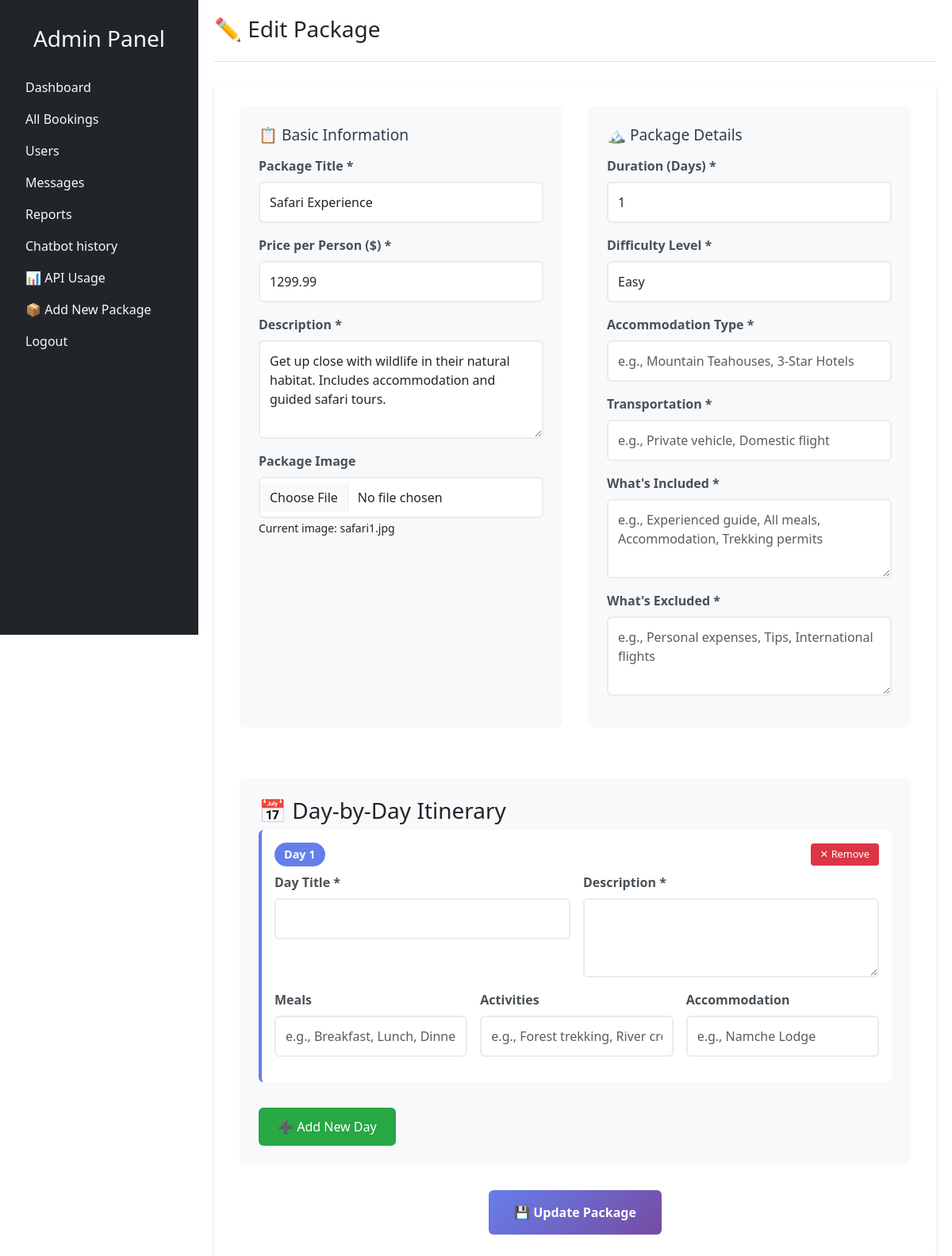
The page /admin_setup/package/package_form.php?id=4 (signed in) on the database its author committed.
### tables this page shows
CREATE TABLE packages (
    id INT AUTO_INCREMENT PRIMARY KEY,
    title VARCHAR(255) NOT NULL,
    description TEXT NOT NULL,
    price DECIMAL(10,2) NOT NULL,
    image VARCHAR(255),
    created_at TIMESTAMP DEFAULT CURRENT_TIMESTAMP,
    updated_at TIMESTAMP DEFAULT CURRENT_TIMESTAMP ON UPDATE CURRENT_TIMESTAMP,
    INDEX idx_title (title),
    INDEX idx_price (price)
);

### admin_setup/package/package_form.php (the view, shortened to what this page needs)
<?php
$isEditing = isset($_GET['id']);
$packageId = $_GET['id'] ?? null;
$package = null;
$itinerary = [];
if ($isEditing) {
    try {
        $sql = "SELECT * FROM packages WHERE id = :id";
        $stmt = $pdo->prepare($sql);
        $stmt->bindParam(':id', $packageId);
        $stmt->execute();
        $package = $stmt->fetch(PDO::FETCH_ASSOC);
        $itinerarySql = "SELECT * FROM itinerary_details WHERE package_id = :package_id ORDER BY day_number";
        $itineraryStmt = $pdo->prepare($itinerarySql);
        $itineraryStmt->bindParam(':package_id', $packageId);
        $itineraryStmt->execute();
        $itinerary = $itineraryStmt->fetchAll(PDO::FETCH_ASSOC);
    } catch (PDOException $e) {
        die("Error fetching package details: " . $e->getMessage());
    }
}
include '../component/nav_admin.php';
?>
<div class="main-content flex-grow-1 p-4">
    <div class="header mb-4">
        <h1 class="h3"><?php echo $isEditing ? '✏️ Edit Package' : '➕ Add New Package'; ?></h1>
    </div>
    <form method="POST" action="package_form.php<?php echo $isEditing ? '?id=' . $packageId : ''; ?>" enctype="multipart/form-data" class="enhanced-form">
        <div class="form-grid">
            <div class="form-section">
                <h3>📋 Basic Information</h3>
                <div class="form-group">
                    <label for="title">Package Title *</label>
                    <input type="text" name="title" id="title" class="form-control" value="<?php echo htmlspecialchars($package['title'] ?? ''); ?>" required>
                </div>
                <div class="form-group">
                    <label for="price">Price per Person ($) *</label>
                    <input type="number" name="price" id="price" class="form-control" value="<?php echo htmlspecialchars($package['price'] ?? ''); ?>" step="0.01" required>
                </div>
                <div class="form-group">
                    <label for="description">Description *</label>
                    <textarea name="description" id="description" class="form-control" rows="4" required><?php echo htmlspecialchars($package['description'] ?? ''); ?></textarea>
                </div>
                <div class="form-group">
                    <label for="image">Package Image</label>
                    <input type="file" name="image" id="image" class="form-control" accept="image/*">
                    <?php if ($package && $package['image']): ?>
                    <small>Current image: <?php echo htmlspecialchars($package['image']); ?></small>
                    <?php endif; ?>
                </div>
            </div>
            <div class="form-section">
                <h3>🏔️ Package Details</h3>
                <div class="form-group">
                    <label for="duration_days">Duration (Days) *</label>
                    <input type="number" name="duration_days" id="duration_days" class="form-control" value="<?php echo htmlspecialchars($package['duration_days'] ?? ''); ?>" min="1" required>
                </div>
                <div class="form-group">
                    <label for="difficulty_level">Difficulty Level *</label>
                    <select name="difficulty_level" id="difficulty_level" class="form-control" required>
                        <option value="easy" <?php echo ($package['difficulty_level'] == 'easy') ? 'selected' : ''; ?>>Easy</option>
                    </select>
                </div>
                <div class="form-group">
                    <label for="accommodation_type">Accommodation Type *</label>
                    <input type="text" name="accommodation_type" id="accommodation_type" class="form-control" value="<?php echo htmlspecialchars($package['accommodation_type'] ?? ''); ?>" placeholder="e.g., Mountain Teahouses, 3-Star Hotels">
                </div>
                <div class="form-group">
                    <label for="transportation">Transportation *</label>
                    <input type="text" name="transportation" id="transportation" class="form-control" value="<?php echo htmlspecialchars($package['transportation'] ?? ''); ?>" placeholder="e.g., Private vehicle, Domestic flight">
                </div>
                <div class="form-group">
                    <label for="includes">What's Included *</label>
                    <textarea name="includes" id="includes" class="form-control" rows="3" placeholder="e.g., Experienced guide, All meals, Accommodation, Trekking permits"><?php echo htmlspecialchars($package['includes'] ?? ''); ?></textarea>
                </div>
                <div class="form-group">
                    <label for="excludes">What's Excluded *</label>
                    <textarea name="excludes" id="excludes" class="form-control" rows="3" placeholder="e.g., Personal expenses, Tips, International flights"><?php echo htmlspecialchars($package['excludes'] ?? ''); ?></textarea>
                </div>
            </div>
        </div>
        <div class="itinerary-section">
            <h3>📅 Day-by-Day Itinerary</h3>
            <div id="itinerary-container">
                <?php if (!empty($itinerary)): ?>
                    <?php foreach ($itinerary as $index => $day): ?>
                    <div class="itinerary-item" data-day="<?php echo $day['day_number']; ?>">
                        <div class="itinerary-header">
                            <span class="day-number">Day <?php echo $day['day_number']; ?></span>
                            <button type="button" class="remove-day" onclick="removeDay(this)">✕ Remove</button>
                        </div>
                        <div style="display: grid; grid-template-columns: 1fr 1fr; gap: 1rem;">
                            <div class="form-group">
                                <label>Day Title *</label>
                                <input type="text" name="day_title[]" class="form-control" value="<?php echo htmlspecialchars($day['title']); ?>" required>
                            </div>
                            <div class="form-group">
                                <label>Description *</label>
                                <textarea name="day_description[]" class="form-control" rows="3" required><?php echo htmlspecialchars($day['description']); ?></textarea>
                            </div>
                        </div>
                        <div style="display: grid; grid-template-columns: repeat(3, 1fr); gap: 1rem;">
                            <div class="form-group">
                                <label>Meals</label>
                                <input type="text" name="day_meals[]" class="form-control" value="<?php echo htmlspecialchars($day['meals'] ?? ''); ?>" placeholder="e.g., Breakfast, Lunch, Dinner">
                            </div>
                            <div class="form-group">
                                <label>Activities</label>
                                <input type="text" name="day_activities[]" class="form-control" value="<?php echo htmlspecialchars($day['activities'] ?? ''); ?>" placeholder="e.g., Forest trekking, River crossing">
                            </div>
                            <div class="form-group">
                                <label>Accommodation</label>
                                <input type="text" name="day_accommodation[]" class="form-control" value="<?php echo htmlspecialchars($day['accommodation'] ?? ''); ?>" placeholder="e.g., Namche Lodge">
                            </div>
                        </div>
                        <input type="hidden" name="day_id[]" value="<?php echo $day['id']; ?>">
                    </div>
                    <?php endforeach; ?>
                <?php else: ?>
                    <div class="itinerary-item">
                        <div class="itinerary-header">
                            <span class="day-number">Day 1</span>
                            <button type="button" class="remove-day" onclick="removeDay(this)">✕ Remove</button>
                        </div>
                        <div style="display: grid; grid-template-columns: 1fr 1fr; gap: 1rem;">
                            <div class="form-group">
                                <label>Day Title *</label>
                                <input type="text" name="day_title[]" class="form-control" required>
                            </div>
                            <div class="form-group">
                                <label>Description *</label>
                                <textarea name="day_description[]" class="form-control" rows="3" required></textarea>
                            </div>
                        </div>
                        <div style="display: grid; grid-template-columns: repeat(3, 1fr); gap: 1rem;">
                            <div class="form-group">
                                <label>Meals</label>
                                <input type="text" name="day_meals[]" class="form-control" placeholder="e.g., Breakfast, Lunch, Dinner">
                            </div>
                            <div class="form-group">
                                <label>Activities</label>
                                <input type="text" name="day_activities[]" class="form-control" placeholder="e.g., Forest trekking, River crossing">
                            </div>
                            <div class="form-group">
                                <label>Accommodation</label>
                                <input type="text" name="day_accommodation[]" class="form-control" placeholder="e.g., Namche Lodge">
                            </div>
                        </div>
                    </div>
                <?php endif; ?>
            </div>
            <button type="button" class="add-day-btn" onclick="addNewDay()">➕ Add New Day</button>
        </div>
        <div style="text-align: center; margin-top: 2rem;">
            <button type="submit" class="btn-primary"><?php echo $isEditing ? '💾 Update Package' : '🚀 Create Package'; ?></button>
        </div>
    </form>
</div>

### css/admin.css (style rules this page uses)
html, body { height: 100%; margin: 0; }
.main-content { margin-left: 250px !important; width: calc(100% - 250px) !important; min-height: 100vh; }
.main-content { padding: 20px !important; }
.header { border-bottom: 1px solid #dee2e6; padding-bottom: 15px; }

### admin_setup/package/package_form.php (style rules this page uses)
.enhanced-form { background: white; padding: 2rem; border-radius: 10px; box-shadow: 0 4px 6px rgba(0,0,0,0.1); }
.form-grid { display: grid; grid-template-columns: 1fr 1fr; gap: 2rem; }
.form-section { background: #f8f9fa; padding: 1.5rem; border-radius: 8px; margin-bottom: 2rem; }
.form-section h3 { color: #2c3e50; margin-bottom: 1rem; font-size: 1.2rem; }
.form-group { margin-bottom: 1rem; }
.form-group label { display: block; margin-bottom: 0.5rem; font-weight: 600; color: #495057; }
.form-control { width: 100%; padding: 0.75rem; border: 2px solid #e9ecef; border-radius: 6px; font-size: 1rem; transition: border-color 0.3s ease; }
textarea.form-control { min-height: 100px; resize: vertical; }
.itinerary-section { background: #f8f9fa; padding: 1.5rem; border-radius: 8px; margin-top: 2rem; }
.itinerary-item { background: white; padding: 1rem; border-radius: 6px; margin-bottom: 1rem; border-left: 4px solid #667eea; }
.itinerary-header { display: flex; justify-content: space-between; align-items: center; margin-bottom: 0.5rem; }
.day-number { background: #667eea; color: white; padding: 0.25rem 0.75rem; border-radius: 20px; font-weight: bold; font-size: 0.9rem; }
.remove-day { background: #dc3545; color: white; border: none; padding: 0.25rem 0.75rem; border-radius: 4px; cursor: pointer; font-size: 0.8rem; }
.add-day-btn { background: #28a745; color: white; border: none; padding: 0.75rem 1.5rem; border-radius: 6px; cursor: pointer; margin-top: 1rem; font-size: 1rem; }
.btn-primary { background: linear-gradient(135deg, #667eea 0%, #764ba2 100%); color: white; border: none; padding: 1rem 2rem; border-radius: 6px; cursor: pointer; font-size: 1rem; font-weight: 600; transition: transform 0.3s ease; }

### rows shown on the page
packages: title "Safari Experience", price "1299.99", description "Get up close with wildlife in their natural habitat. Includes accommodation and guided safari tours.", image "safari1.jpg", duration_days "1", difficulty_level "Easy"
